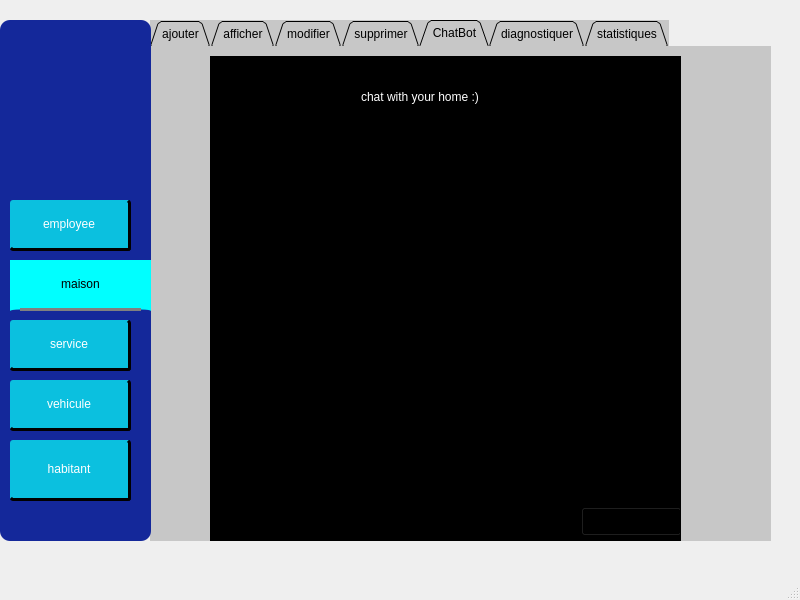
<?xml version="1.0" encoding="UTF-8"?>
<ui version="4.0">
 <class>MainWindow</class>
 <widget class="QMainWindow" name="MainWindow">
  <property name="geometry">
   <rect>
    <x>0</x>
    <y>0</y>
    <width>800</width>
    <height>600</height>
   </rect>
  </property>
  <property name="windowTitle">
   <string>MainWindow</string>
  </property>
  <widget class="QWidget" name="centralwidget">
   <widget class="QTabWidget" name="chatBot">
    <property name="geometry">
     <rect>
      <x>150</x>
      <y>20</y>
      <width>621</width>
      <height>521</height>
     </rect>
    </property>
    <property name="mouseTracking">
     <bool>true</bool>
    </property>
    <property name="tabletTracking">
     <bool>true</bool>
    </property>
    <property name="acceptDrops">
     <bool>true</bool>
    </property>
    <property name="autoFillBackground">
     <bool>false</bool>
    </property>
    <property name="styleSheet">
     <string notr="true">background-color: rgb(23, 38, 140);
border-color: rgb(47, 39, 134);
background-color: rgb(170, 255, 255);
background-color: rgb(199, 199, 199);
border-bottom : 10 px solid gray;</string>
    </property>
    <property name="tabShape">
     <enum>QTabWidget::TabShape::Triangular</enum>
    </property>
    <property name="currentIndex">
     <number>4</number>
    </property>
    <widget class="QWidget" name="ajouter" native="true">
     <attribute name="title">
      <string>ajouter</string>
     </attribute>
     <widget class="QGroupBox" name="groupBox_2">
      <property name="geometry">
       <rect>
        <x>20</x>
        <y>10</y>
        <width>481</width>
        <height>481</height>
       </rect>
      </property>
      <property name="styleSheet">
       <string notr="true">color: rgb(131, 131, 131);
text-decoration: underline;
font: 600 14pt &quot;Segoe UI&quot;;
border-right : 10 px solid gray;
border-bottom: 10 px solid gray;</string>
      </property>
      <property name="title">
       <string>saisir votre maison:</string>
      </property>
      <widget class="QLabel" name="label">
       <property name="geometry">
        <rect>
         <x>10</x>
         <y>70</y>
         <width>141</width>
         <height>20</height>
        </rect>
       </property>
       <property name="styleSheet">
        <string notr="true">color: rgb(41, 52, 255);</string>
       </property>
       <property name="text">
        <string>num maison:</string>
       </property>
      </widget>
      <widget class="QLabel" name="label_2">
       <property name="geometry">
        <rect>
         <x>10</x>
         <y>110</y>
         <width>201</width>
         <height>20</height>
        </rect>
       </property>
       <property name="styleSheet">
        <string notr="true">font: 7pt &quot;Segoe UI&quot;;
color: rgb(20, 24, 255);
font: 600 9pt &quot;Segoe UI&quot;;
font: 10pt &quot;Segoe UI&quot;;</string>
       </property>
       <property name="text">
        <string>nbre de chambres:</string>
       </property>
      </widget>
      <widget class="QLabel" name="label_3">
       <property name="geometry">
        <rect>
         <x>10</x>
         <y>150</y>
         <width>101</width>
         <height>20</height>
        </rect>
       </property>
       <property name="styleSheet">
        <string notr="true">font: 7pt &quot;Segoe UI&quot;;
color: rgb(32, 47, 255);
font: 600 9pt &quot;Segoe UI&quot;;
font: 10pt &quot;Segoe UI&quot;;</string>
       </property>
       <property name="text">
        <string>nbre de lits:</string>
       </property>
      </widget>
      <widget class="QLabel" name="label_4">
       <property name="geometry">
        <rect>
         <x>10</x>
         <y>210</y>
         <width>141</width>
         <height>41</height>
        </rect>
       </property>
       <property name="text">
        <string>prix :</string>
       </property>
      </widget>
      <widget class="QLabel" name="label_5">
       <property name="geometry">
        <rect>
         <x>10</x>
         <y>280</y>
         <width>71</width>
         <height>20</height>
        </rect>
       </property>
       <property name="text">
        <string>etat :</string>
       </property>
      </widget>
      <widget class="QLineEdit" name="lineEdit">
       <property name="geometry">
        <rect>
         <x>160</x>
         <y>70</y>
         <width>113</width>
         <height>26</height>
        </rect>
       </property>
       <property name="styleSheet">
        <string notr="true">color: rgb(240, 240, 240);
background-color: rgb(245, 245, 245);</string>
       </property>
      </widget>
      <widget class="QLineEdit" name="lineEdit_4">
       <property name="geometry">
        <rect>
         <x>100</x>
         <y>220</y>
         <width>161</width>
         <height>26</height>
        </rect>
       </property>
       <property name="styleSheet">
        <string notr="true">color: rgb(240, 240, 240);
background-color: rgb(245, 245, 245);</string>
       </property>
      </widget>
      <widget class="QPushButton" name="pushButton_7">
       <property name="geometry">
        <rect>
         <x>130</x>
         <y>370</y>
         <width>151</width>
         <height>41</height>
        </rect>
       </property>
       <property name="styleSheet">
        <string notr="true">background-color: rgb(176, 176, 176);
color: rgb(14, 20, 129);</string>
       </property>
       <property name="text">
        <string>enregistrer</string>
       </property>
      </widget>
      <widget class="QSpinBox" name="spinBox">
       <property name="geometry">
        <rect>
         <x>200</x>
         <y>110</y>
         <width>42</width>
         <height>26</height>
        </rect>
       </property>
      </widget>
      <widget class="QSpinBox" name="spinBox_2">
       <property name="geometry">
        <rect>
         <x>200</x>
         <y>150</y>
         <width>42</width>
         <height>26</height>
        </rect>
       </property>
      </widget>
      <widget class="QRadioButton" name="radioButton">
       <property name="geometry">
        <rect>
         <x>70</x>
         <y>280</y>
         <width>110</width>
         <height>24</height>
        </rect>
       </property>
       <property name="text">
        <string>prête</string>
       </property>
      </widget>
      <widget class="QRadioButton" name="radioButton_2">
       <property name="geometry">
        <rect>
         <x>190</x>
         <y>280</y>
         <width>110</width>
         <height>24</height>
        </rect>
       </property>
       <property name="text">
        <string>non prête</string>
       </property>
      </widget>
      <widget class="QCommandLinkButton" name="commandLinkButton_4">
       <property name="geometry">
        <rect>
         <x>220</x>
         <y>420</y>
         <width>223</width>
         <height>47</height>
        </rect>
       </property>
       <property name="text">
        <string>contract</string>
       </property>
      </widget>
     </widget>
    </widget>
    <widget class="QWidget" name="interface_2Page2" native="true">
     <attribute name="title">
      <string>afficher</string>
     </attribute>
     <widget class="QTableWidget" name="tab2">
      <property name="geometry">
       <rect>
        <x>0</x>
        <y>10</y>
        <width>601</width>
        <height>321</height>
       </rect>
      </property>
      <property name="styleSheet">
       <string notr="true">color: rgb(89, 159, 170);
border-right-color: rgb(40, 36, 149);
background-color: rgb(181, 181, 181);</string>
      </property>
      <column>
       <property name="text">
        <string>num maison</string>
       </property>
      </column>
      <column>
       <property name="text">
        <string>nbre de chambres</string>
       </property>
      </column>
      <column>
       <property name="text">
        <string>nbre des lits</string>
       </property>
      </column>
      <column>
       <property name="text">
        <string>etat</string>
       </property>
      </column>
      <column>
       <property name="text">
        <string>prix</string>
       </property>
      </column>
     </widget>
     <widget class="QComboBox" name="comboBox_3">
      <property name="geometry">
       <rect>
        <x>10</x>
        <y>370</y>
        <width>241</width>
        <height>26</height>
       </rect>
      </property>
      <item>
       <property name="text">
        <string>trier suivant num maison</string>
       </property>
      </item>
      <item>
       <property name="text">
        <string>prix</string>
       </property>
      </item>
     </widget>
     <widget class="QComboBox" name="comboBox_2">
      <property name="geometry">
       <rect>
        <x>10</x>
        <y>340</y>
        <width>241</width>
        <height>26</height>
       </rect>
      </property>
      <item>
       <property name="text">
        <string>chercher suivant num maison</string>
       </property>
      </item>
      <item>
       <property name="text">
        <string>etat</string>
       </property>
      </item>
     </widget>
     <widget class="QPushButton" name="pushButton_9">
      <property name="geometry">
       <rect>
        <x>270</x>
        <y>360</y>
        <width>93</width>
        <height>29</height>
       </rect>
      </property>
      <property name="styleSheet">
       <string notr="true">border-bottom: 3px solid black;
border-right: 3px solid black;
border-radius : 3px ;
background-color: rgb(11, 192, 223);</string>
      </property>
      <property name="text">
       <string>chercher</string>
      </property>
     </widget>
     <widget class="QPushButton" name="pushButton_14">
      <property name="geometry">
       <rect>
        <x>430</x>
        <y>360</y>
        <width>151</width>
        <height>29</height>
       </rect>
      </property>
      <property name="styleSheet">
       <string notr="true">border-bottom: 3px solid black;
border-right: 3px solid black;
border-radius : 3px ;
background-color: rgb(11, 192, 223);</string>
      </property>
      <property name="text">
       <string>sauvegarder</string>
      </property>
     </widget>
    </widget>
    <widget class="QWidget" name="tab_3">
     <attribute name="title">
      <string>modifier</string>
     </attribute>
     <widget class="QLabel" name="label_17">
      <property name="geometry">
       <rect>
        <x>0</x>
        <y>0</y>
        <width>601</width>
        <height>501</height>
       </rect>
      </property>
      <property name="text">
       <string/>
      </property>
      <property name="pixmap">
       <pixmap>../../../../kk.jpg</pixmap>
      </property>
      <property name="scaledContents">
       <bool>true</bool>
      </property>
     </widget>
     <widget class="QLabel" name="label_21">
      <property name="geometry">
       <rect>
        <x>90</x>
        <y>50</y>
        <width>261</width>
        <height>51</height>
       </rect>
      </property>
      <property name="styleSheet">
       <string notr="true">color: rgb(255, 255, 255);
font: 600 12pt &quot;Segoe UI&quot;;</string>
      </property>
      <property name="text">
       <string>modifier une maison</string>
      </property>
     </widget>
     <widget class="QLabel" name="label_22">
      <property name="geometry">
       <rect>
        <x>130</x>
        <y>170</y>
        <width>191</width>
        <height>41</height>
       </rect>
      </property>
      <property name="styleSheet">
       <string notr="true">alternate-background-color: rgb(96, 125, 139);
font: 600 12pt &quot;Segoe UI&quot;;</string>
      </property>
      <property name="text">
       <string> id de la maison :</string>
      </property>
     </widget>
     <widget class="QLineEdit" name="lineEdit_2">
      <property name="geometry">
       <rect>
        <x>350</x>
        <y>170</y>
        <width>181</width>
        <height>41</height>
       </rect>
      </property>
     </widget>
     <widget class="QPushButton" name="pushButton_8">
      <property name="geometry">
       <rect>
        <x>230</x>
        <y>280</y>
        <width>161</width>
        <height>61</height>
       </rect>
      </property>
      <property name="styleSheet">
       <string notr="true">alternate-background-color: rgb(105, 255, 185);
background-color: rgb(124, 255, 161);
alternate-background-color: rgb(123, 255, 200);
font: 600 14pt &quot;Segoe UI&quot;;
color: rgb(255, 255, 255);
border-radius: 10px;</string>
      </property>
      <property name="text">
       <string>modifier</string>
      </property>
     </widget>
     <widget class="QCommandLinkButton" name="commandLinkButton">
      <property name="geometry">
       <rect>
        <x>310</x>
        <y>380</y>
        <width>223</width>
        <height>47</height>
       </rect>
      </property>
      <property name="text">
       <string>affichage</string>
      </property>
     </widget>
    </widget>
    <widget class="QWidget" name="tab_4">
     <attribute name="title">
      <string>supprimer</string>
     </attribute>
     <widget class="QLabel" name="label_18">
      <property name="geometry">
       <rect>
        <x>0</x>
        <y>0</y>
        <width>601</width>
        <height>501</height>
       </rect>
      </property>
      <property name="text">
       <string/>
      </property>
      <property name="pixmap">
       <pixmap>../../../../kk.jpg</pixmap>
      </property>
      <property name="scaledContents">
       <bool>true</bool>
      </property>
     </widget>
     <widget class="QLabel" name="label_19">
      <property name="geometry">
       <rect>
        <x>160</x>
        <y>40</y>
        <width>261</width>
        <height>31</height>
       </rect>
      </property>
      <property name="styleSheet">
       <string notr="true">
text-decoration: line-through;
font: 600 14pt &quot;Segoe UI&quot;;
color: rgb(40, 40, 40);
alternate-background-color: rgb(255, 255, 255);</string>
      </property>
      <property name="text">
       <string>supprimer une maison</string>
      </property>
     </widget>
     <widget class="QLabel" name="label_20">
      <property name="geometry">
       <rect>
        <x>90</x>
        <y>160</y>
        <width>191</width>
        <height>31</height>
       </rect>
      </property>
      <property name="styleSheet">
       <string notr="true">background-color: rgb(94, 121, 135);
color: rgb(255, 255, 255);</string>
      </property>
      <property name="text">
       <string>&lt;html&gt;&lt;head/&gt;&lt;body&gt;&lt;p&gt;&lt;span style=&quot; font-size:12pt; font-weight:700;&quot;&gt;num de maison :&lt;/span&gt;&lt;/p&gt;&lt;/body&gt;&lt;/html&gt;</string>
      </property>
     </widget>
     <widget class="QPushButton" name="pushButton_6">
      <property name="geometry">
       <rect>
        <x>222</x>
        <y>250</y>
        <width>161</width>
        <height>61</height>
       </rect>
      </property>
      <property name="styleSheet">
       <string notr="true">background-color: rgb(255, 132, 123);
font: 600 14pt &quot;Segoe UI&quot;;
color: rgb(255, 255, 255);
border-radius: 10px;</string>
      </property>
      <property name="text">
       <string>supprimer</string>
      </property>
     </widget>
     <widget class="QLineEdit" name="lineEdit_3">
      <property name="geometry">
       <rect>
        <x>290</x>
        <y>170</y>
        <width>211</width>
        <height>26</height>
       </rect>
      </property>
     </widget>
    </widget>
    <widget class="QWidget" name="tab_7">
     <attribute name="title">
      <string>ChatBot</string>
     </attribute>
     <widget class="QLabel" name="label_43">
      <property name="geometry">
       <rect>
        <x>0</x>
        <y>10</y>
        <width>601</width>
        <height>501</height>
       </rect>
      </property>
      <property name="text">
       <string/>
      </property>
      <property name="pixmap">
       <pixmap>../../../../kk.jpg</pixmap>
      </property>
      <property name="scaledContents">
       <bool>true</bool>
      </property>
     </widget>
     <widget class="QScrollArea" name="scrollArea">
      <property name="geometry">
       <rect>
        <x>60</x>
        <y>10</y>
        <width>471</width>
        <height>491</height>
       </rect>
      </property>
      <property name="styleSheet">
       <string notr="true">background-color: rgb(0, 0, 0);</string>
      </property>
      <property name="widgetResizable">
       <bool>true</bool>
      </property>
      <widget class="QWidget" name="scrollAreaWidgetContents">
       <property name="geometry">
        <rect>
         <x>0</x>
         <y>0</y>
         <width>469</width>
         <height>489</height>
        </rect>
       </property>
       <widget class="QLineEdit" name="lineEdit_21">
        <property name="geometry">
         <rect>
          <x>10</x>
          <y>450</y>
          <width>351</width>
          <height>31</height>
         </rect>
        </property>
       </widget>
       <widget class="QPushButton" name="pushButton">
        <property name="geometry">
         <rect>
          <x>370</x>
          <y>450</y>
          <width>101</width>
          <height>29</height>
         </rect>
        </property>
        <property name="styleSheet">
         <string notr="true">font: 9pt &quot;8514oem&quot;;</string>
        </property>
        <property name="text">
         <string>envoyer</string>
        </property>
       </widget>
       <widget class="QLabel" name="label_46">
        <property name="geometry">
         <rect>
          <x>150</x>
          <y>30</y>
          <width>171</width>
          <height>20</height>
         </rect>
        </property>
        <property name="text">
         <string>&lt;html&gt;&lt;head/&gt;&lt;body&gt;&lt;p&gt;&lt;span style=&quot; color:#ffffff;&quot;&gt;chat with your home :)&lt;/span&gt;&lt;/p&gt;&lt;/body&gt;&lt;/html&gt;</string>
        </property>
       </widget>
      </widget>
     </widget>
    </widget>
    <widget class="QWidget" name="interface_2Page3" native="true">
     <attribute name="title">
      <string>diagnostiquer</string>
     </attribute>
     <widget class="QGroupBox" name="groupBox_3">
      <property name="geometry">
       <rect>
        <x>10</x>
        <y>40</y>
        <width>641</width>
        <height>431</height>
       </rect>
      </property>
      <property name="styleSheet">
       <string notr="true">background-color: rgb(1, 187, 255);
color: rgb(93, 242, 255);
text-decoration: underline;
font: 600 16pt &quot;Segoe UI&quot;;
background-color: rgb(232, 232, 232);</string>
      </property>
      <property name="title">
       <string>diagnostique</string>
      </property>
      <widget class="QGroupBox" name="groupBox_4">
       <property name="geometry">
        <rect>
         <x>10</x>
         <y>50</y>
         <width>261</width>
         <height>361</height>
        </rect>
       </property>
       <property name="styleSheet">
        <string notr="true">background-color: rgb(243, 169, 41);
background-color: rgb(184, 184, 184);</string>
       </property>
       <property name="title">
        <string/>
       </property>
       <widget class="QLabel" name="label_6">
        <property name="geometry">
         <rect>
          <x>30</x>
          <y>30</y>
          <width>131</width>
          <height>20</height>
         </rect>
        </property>
        <property name="styleSheet">
         <string notr="true">color: rgb(33, 34, 122);
font: 10pt &quot;Segoe UI&quot;;</string>
        </property>
        <property name="text">
         <string>num de maison :</string>
        </property>
       </widget>
       <widget class="QLabel" name="label_7">
        <property name="geometry">
         <rect>
          <x>20</x>
          <y>100</y>
          <width>161</width>
          <height>20</height>
         </rect>
        </property>
        <property name="styleSheet">
         <string notr="true">color: rgb(33, 34, 122);
font: 10pt &quot;Segoe UI&quot;;</string>
        </property>
        <property name="text">
         <string>nbre de personnes :</string>
        </property>
       </widget>
       <widget class="QLabel" name="label_8">
        <property name="geometry">
         <rect>
          <x>30</x>
          <y>160</y>
          <width>161</width>
          <height>20</height>
         </rect>
        </property>
        <property name="styleSheet">
         <string notr="true">color: rgb(33, 34, 122);
font: 10pt &quot;Segoe UI&quot;;</string>
        </property>
        <property name="text">
         <string>maladie chronique :</string>
        </property>
       </widget>
       <widget class="QLabel" name="label_9">
        <property name="geometry">
         <rect>
          <x>40</x>
          <y>220</y>
          <width>131</width>
          <height>20</height>
         </rect>
        </property>
        <property name="styleSheet">
         <string notr="true">color: rgb(33, 34, 122);
font: 10pt &quot;Segoe UI&quot;;</string>
        </property>
        <property name="text">
         <string>type de maladie  :</string>
        </property>
       </widget>
       <widget class="QComboBox" name="comboBox_4">
        <property name="geometry">
         <rect>
          <x>40</x>
          <y>250</y>
          <width>131</width>
          <height>26</height>
         </rect>
        </property>
        <property name="styleSheet">
         <string notr="true">color: rgb(53, 26, 206);
font: 8pt &quot;Segoe UI&quot;;</string>
        </property>
        <item>
         <property name="text">
          <string>diabète</string>
         </property>
        </item>
        <item>
         <property name="text">
          <string>asma</string>
         </property>
        </item>
        <item>
         <property name="text">
          <string>tension</string>
         </property>
        </item>
        <item>
         <property name="text">
          <string>autre + description...</string>
         </property>
        </item>
       </widget>
       <widget class="QCheckBox" name="checkBox">
        <property name="geometry">
         <rect>
          <x>30</x>
          <y>180</y>
          <width>91</width>
          <height>41</height>
         </rect>
        </property>
        <property name="styleSheet">
         <string notr="true">font: 600 7pt &quot;Segoe UI&quot;;
font: 10pt &quot;Segoe UI&quot;;
color: rgb(41, 156, 162);</string>
        </property>
        <property name="text">
         <string>yes</string>
        </property>
       </widget>
       <widget class="QCheckBox" name="checkBox_2">
        <property name="geometry">
         <rect>
          <x>110</x>
          <y>180</y>
          <width>91</width>
          <height>41</height>
         </rect>
        </property>
        <property name="styleSheet">
         <string notr="true">font: 600 7pt &quot;Segoe UI&quot;;
font: 10pt &quot;Segoe UI&quot;;
color: rgb(41, 156, 162);</string>
        </property>
        <property name="text">
         <string>No</string>
        </property>
       </widget>
       <widget class="QLineEdit" name="lineEdit_5">
        <property name="geometry">
         <rect>
          <x>40</x>
          <y>60</y>
          <width>113</width>
          <height>26</height>
         </rect>
        </property>
        <property name="styleSheet">
         <string notr="true">background-color: rgb(198, 254, 255);</string>
        </property>
       </widget>
       <widget class="QLineEdit" name="lineEdit_6">
        <property name="geometry">
         <rect>
          <x>50</x>
          <y>130</y>
          <width>113</width>
          <height>26</height>
         </rect>
        </property>
        <property name="styleSheet">
         <string notr="true">background-color: rgb(198, 254, 255);</string>
        </property>
       </widget>
       <widget class="QLabel" name="label_10">
        <property name="geometry">
         <rect>
          <x>30</x>
          <y>330</y>
          <width>91</width>
          <height>20</height>
         </rect>
        </property>
        <property name="styleSheet">
         <string notr="true">color: rgb(33, 34, 122);
font: 10pt &quot;Segoe UI&quot;;</string>
        </property>
        <property name="text">
         <string>AGE :</string>
        </property>
       </widget>
       <widget class="QLineEdit" name="lineEdit_7">
        <property name="geometry">
         <rect>
          <x>130</x>
          <y>330</y>
          <width>113</width>
          <height>26</height>
         </rect>
        </property>
        <property name="styleSheet">
         <string notr="true">background-color: rgb(198, 254, 255);</string>
        </property>
       </widget>
       <widget class="QLabel" name="label_11">
        <property name="geometry">
         <rect>
          <x>20</x>
          <y>290</y>
          <width>91</width>
          <height>20</height>
         </rect>
        </property>
        <property name="styleSheet">
         <string notr="true">color: rgb(33, 34, 122);
font: 10pt &quot;Segoe UI&quot;;</string>
        </property>
        <property name="text">
         <string>description:</string>
        </property>
       </widget>
       <widget class="QLineEdit" name="lineEdit_8">
        <property name="geometry">
         <rect>
          <x>130</x>
          <y>290</y>
          <width>113</width>
          <height>26</height>
         </rect>
        </property>
        <property name="styleSheet">
         <string notr="true">background-color: rgb(198, 254, 255);</string>
        </property>
       </widget>
      </widget>
      <widget class="QLabel" name="label_12">
       <property name="geometry">
        <rect>
         <x>310</x>
         <y>70</y>
         <width>131</width>
         <height>20</height>
        </rect>
       </property>
       <property name="styleSheet">
        <string notr="true">color: rgb(33, 34, 122);
font: 10pt &quot;Segoe UI&quot;;</string>
       </property>
       <property name="text">
        <string>luminosité :</string>
       </property>
      </widget>
      <widget class="QLineEdit" name="lineEdit_9">
       <property name="geometry">
        <rect>
         <x>320</x>
         <y>100</y>
         <width>241</width>
         <height>26</height>
        </rect>
       </property>
       <property name="styleSheet">
        <string notr="true">background-color: rgb(198, 254, 255);</string>
       </property>
      </widget>
      <widget class="QLabel" name="label_13">
       <property name="geometry">
        <rect>
         <x>310</x>
         <y>150</y>
         <width>131</width>
         <height>20</height>
        </rect>
       </property>
       <property name="styleSheet">
        <string notr="true">color: rgb(33, 34, 122);
font: 10pt &quot;Segoe UI&quot;;</string>
       </property>
       <property name="text">
        <string>température :</string>
       </property>
      </widget>
      <widget class="QLineEdit" name="lineEdit_10">
       <property name="geometry">
        <rect>
         <x>320</x>
         <y>190</y>
         <width>241</width>
         <height>26</height>
        </rect>
       </property>
       <property name="styleSheet">
        <string notr="true">background-color: rgb(198, 254, 255);</string>
       </property>
      </widget>
      <widget class="QLabel" name="label_14">
       <property name="geometry">
        <rect>
         <x>320</x>
         <y>230</y>
         <width>131</width>
         <height>20</height>
        </rect>
       </property>
       <property name="styleSheet">
        <string notr="true">color: rgb(33, 34, 122);
font: 10pt &quot;Segoe UI&quot;;</string>
       </property>
       <property name="text">
        <string>choisir </string>
       </property>
      </widget>
      <widget class="QComboBox" name="comboBox_5">
       <property name="geometry">
        <rect>
         <x>320</x>
         <y>270</y>
         <width>181</width>
         <height>26</height>
        </rect>
       </property>
       <property name="styleSheet">
        <string notr="true">font: 600 10pt &quot;Segoe UI&quot;;
color: rgb(40, 33, 255);</string>
       </property>
       <item>
        <property name="text">
         <string>high luminosity</string>
        </property>
       </item>
       <item>
        <property name="text">
         <string>medium</string>
        </property>
       </item>
       <item>
        <property name="text">
         <string>low </string>
        </property>
       </item>
      </widget>
      <widget class="QComboBox" name="comboBox_6">
       <property name="geometry">
        <rect>
         <x>320</x>
         <y>310</y>
         <width>181</width>
         <height>26</height>
        </rect>
       </property>
       <property name="styleSheet">
        <string notr="true">font: 600 10pt &quot;Segoe UI&quot;;
color: rgb(40, 33, 255);</string>
       </property>
       <item>
        <property name="text">
         <string>35°</string>
        </property>
       </item>
       <item>
        <property name="text">
         <string>32°</string>
        </property>
       </item>
       <item>
        <property name="text">
         <string>27°</string>
        </property>
       </item>
       <item>
        <property name="text">
         <string>26°</string>
        </property>
       </item>
       <item>
        <property name="text">
         <string>22°</string>
        </property>
       </item>
       <item>
        <property name="text">
         <string>18°</string>
        </property>
       </item>
       <item>
        <property name="text">
         <string>16°</string>
        </property>
       </item>
       <item>
        <property name="text">
         <string>42°</string>
        </property>
       </item>
       <item>
        <property name="text">
         <string>45°</string>
        </property>
       </item>
      </widget>
      <widget class="QPushButton" name="pushButton_15">
       <property name="geometry">
        <rect>
         <x>300</x>
         <y>350</y>
         <width>151</width>
         <height>51</height>
        </rect>
       </property>
       <property name="text">
        <string>adapter</string>
       </property>
      </widget>
     </widget>
    </widget>
    <widget class="QWidget" name="Ajouter" native="true">
     <attribute name="title">
      <string>statistiques</string>
     </attribute>
     <widget class="QLabel" name="label_44">
      <property name="geometry">
       <rect>
        <x>0</x>
        <y>10</y>
        <width>601</width>
        <height>501</height>
       </rect>
      </property>
      <property name="styleSheet">
       <string notr="true">border-radius: 10px ;
border-bottom: 10px solid gray;</string>
      </property>
      <property name="text">
       <string/>
      </property>
      <property name="pixmap">
       <pixmap>../../../../kk.jpg</pixmap>
      </property>
      <property name="scaledContents">
       <bool>true</bool>
      </property>
     </widget>
     <widget class="QLabel" name="label_45">
      <property name="geometry">
       <rect>
        <x>110</x>
        <y>100</y>
        <width>331</width>
        <height>51</height>
       </rect>
      </property>
      <property name="styleSheet">
       <string notr="true">background-color: rgb(255, 255, 255);
alternate-background-color: rgb(98, 126, 140);
font: 600 14pt &quot;Segoe UI&quot;;</string>
      </property>
      <property name="text">
       <string>statistiques des maisons selon </string>
      </property>
     </widget>
     <widget class="QComboBox" name="comboBox">
      <property name="geometry">
       <rect>
        <x>460</x>
        <y>100</y>
        <width>81</width>
        <height>51</height>
       </rect>
      </property>
      <property name="styleSheet">
       <string notr="true">alternate-background-color: rgb(16, 16, 16);
color: rgb(92, 255, 255);
font: 600 12pt &quot;Segoe UI&quot;;</string>
      </property>
      <item>
       <property name="text">
        <string>etat</string>
       </property>
      </item>
      <item>
       <property name="text">
        <string>prix</string>
       </property>
      </item>
      <item>
       <property name="text">
        <string>nbre de chambres</string>
       </property>
      </item>
     </widget>
     <widget class="QCommandLinkButton" name="commandLinkButton_3">
      <property name="geometry">
       <rect>
        <x>170</x>
        <y>170</y>
        <width>223</width>
        <height>47</height>
       </rect>
      </property>
      <property name="text">
       <string>afficher</string>
      </property>
     </widget>
    </widget>
   </widget>
   <widget class="QGroupBox" name="groupBox_6">
    <property name="geometry">
     <rect>
      <x>0</x>
      <y>20</y>
      <width>151</width>
      <height>521</height>
     </rect>
    </property>
    <property name="styleSheet">
     <string notr="true">background-color: rgb(5, 37, 90);
alternate-background-color: qlineargradient(spread:reflect, x1:0, y1:0, x2:1, y2:0, stop:0.208661 rgba(0, 0, 208, 255), stop:1 rgba(255, 255, 255, 255));
color: rgb(255, 255, 255);
background-color: rgb(20, 40, 154);
border-radius:10px;</string>
    </property>
    <property name="title">
     <string/>
    </property>
    <widget class="QLabel" name="label_15">
     <property name="geometry">
      <rect>
       <x>10</x>
       <y>10</y>
       <width>131</width>
       <height>141</height>
      </rect>
     </property>
     <property name="text">
      <string/>
     </property>
     <property name="pixmap">
      <pixmap>../../../../WhatsApp Image 2025-09-13 à 14.48.58_4a0744bf.jpg</pixmap>
     </property>
     <property name="scaledContents">
      <bool>true</bool>
     </property>
    </widget>
    <widget class="QPushButton" name="pushButton_2">
     <property name="geometry">
      <rect>
       <x>10</x>
       <y>240</y>
       <width>141</width>
       <height>51</height>
      </rect>
     </property>
     <property name="styleSheet">
      <string notr="true">alternate-background-color: rgb(105, 235, 255);
background-color: rgb(0, 255, 255);
color: rgb(0, 0, 0);
font: 700 10pt &quot;System&quot;;
border-radius: 10 px;
border-bottom: 3px solid gray ;</string>
     </property>
     <property name="text">
      <string>maison</string>
     </property>
    </widget>
    <widget class="QPushButton" name="pushButton_16">
     <property name="geometry">
      <rect>
       <x>10</x>
       <y>180</y>
       <width>121</width>
       <height>51</height>
      </rect>
     </property>
     <property name="styleSheet">
      <string notr="true">border-bottom: 3px solid black;
border-right: 3px solid black;
border-radius : 3px ;
background-color: rgb(11, 192, 223);</string>
     </property>
     <property name="text">
      <string>employee</string>
     </property>
    </widget>
    <widget class="QPushButton" name="pushButton_24">
     <property name="geometry">
      <rect>
       <x>10</x>
       <y>300</y>
       <width>121</width>
       <height>51</height>
      </rect>
     </property>
     <property name="styleSheet">
      <string notr="true">border-bottom: 3px solid black;
border-right: 3px solid black;
border-radius : 3px ;
background-color: rgb(11, 192, 223);</string>
     </property>
     <property name="text">
      <string>service</string>
     </property>
    </widget>
    <widget class="QPushButton" name="pushButton_25">
     <property name="geometry">
      <rect>
       <x>10</x>
       <y>360</y>
       <width>121</width>
       <height>51</height>
      </rect>
     </property>
     <property name="styleSheet">
      <string notr="true">border-bottom: 3px solid black;
border-right: 3px solid black;
border-radius : 3px ;
background-color: rgb(11, 192, 223);</string>
     </property>
     <property name="text">
      <string>vehicule</string>
     </property>
    </widget>
    <widget class="QPushButton" name="pushButton_26">
     <property name="geometry">
      <rect>
       <x>10</x>
       <y>420</y>
       <width>121</width>
       <height>61</height>
      </rect>
     </property>
     <property name="styleSheet">
      <string notr="true">border-bottom: 3px solid black;
border-right: 3px solid black;
border-radius : 3px ;
background-color: rgb(11, 192, 223);</string>
     </property>
     <property name="text">
      <string>habitant</string>
     </property>
    </widget>
   </widget>
   <widget class="QLabel" name="label_16">
    <property name="geometry">
     <rect>
      <x>750</x>
      <y>50</y>
      <width>51</width>
      <height>591</height>
     </rect>
    </property>
    <property name="text">
     <string/>
    </property>
    <property name="pixmap">
     <pixmap>../../../../../Pictures/Screenshots/Capture d'écran 2025-09-30 121141.png</pixmap>
    </property>
    <property name="scaledContents">
     <bool>true</bool>
    </property>
   </widget>
  </widget>
  <widget class="QMenuBar" name="menubar">
   <property name="geometry">
    <rect>
     <x>0</x>
     <y>0</y>
     <width>800</width>
     <height>26</height>
    </rect>
   </property>
  </widget>
  <widget class="QStatusBar" name="statusbar"/>
 </widget>
 <resources/>
 <connections/>
</ui>
